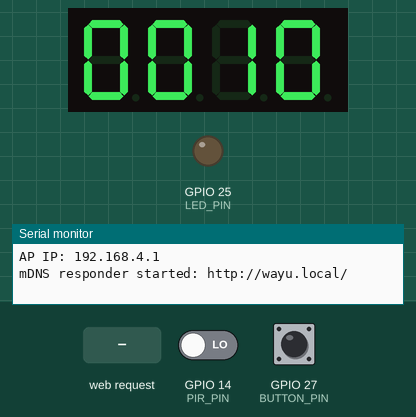
Recording of a sketch running on a simulated ESP32. On the bench: 4-digit seven-segment display, output pins drawn as LEDs (lit = HIGH), the last lines printed to the serial monitor. The inputs (shaded band) are chosen by the test bench; at power-on: GPIO 27 (BUTTON_PIN) HIGH, GPIO 14 (PIR_PIN) LOW.

Above: at 1.2 s.
1.3 s: HTTP request GET /api/light?on=1 received
At 2.1 s:
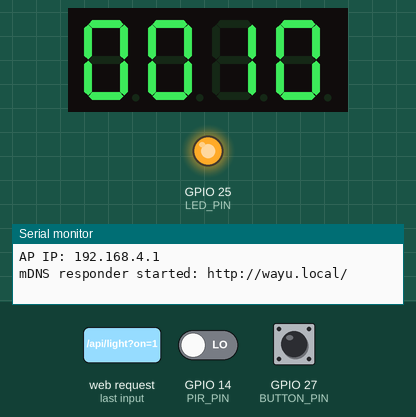
4.3 s: GPIO 27 (BUTTON_PIN) pulled LOW for 0.15 s
At 5.5 s:
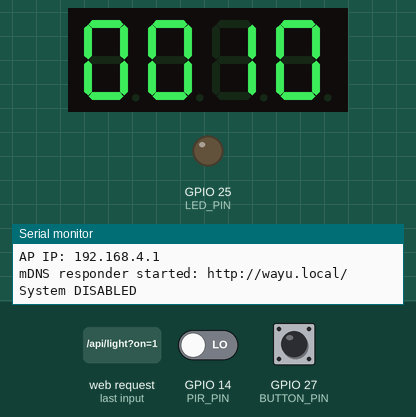
5.9 s: GPIO 27 (BUTTON_PIN) pulled LOW for 1 s
8.4 s: HTTP request GET /api/light?on=0 received
At 10.2 s:
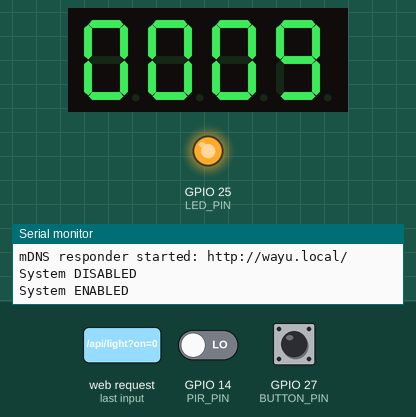
11.4 s: HTTP request GET /api/light?sec=1&on=1&off=1 received
At 12.6 s:
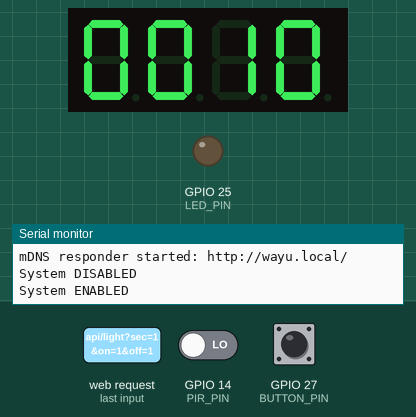
12.9 s: GPIO 14 (PIR_PIN) driven HIGH
At 13.9 s:
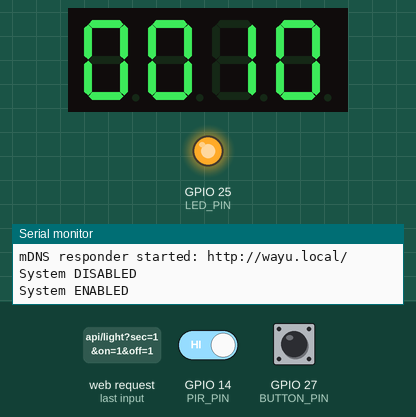
Timing chart, 0 to 15.4 s (numbered marks = the images above; inputs shaded):
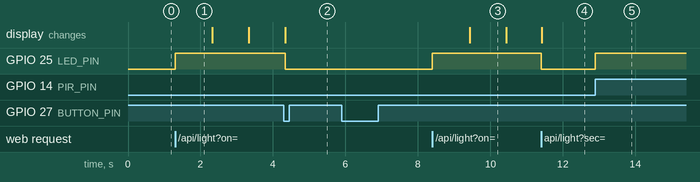

Measured:
- after the input at 1.3 s, GPIO 25 (LED_PIN): LOW → HIGH at once
- after the input at 4.3 s, GPIO 25 (LED_PIN): HIGH → LOW at once
- after the input at 8.4 s, GPIO 25 (LED_PIN): LOW → HIGH at once; the display: changes after 1.0 s (image 3)
- after the input at 11.4 s, GPIO 25 (LED_PIN): HIGH → LOW at once
- after the input at 12.9 s, GPIO 25 (LED_PIN): LOW → HIGH at once

The sketch:

Fai-autchariya.ino
```cpp
#include <WiFi.h>
#include <WebServer.h>
#include <TM1637Display.h>
  #include <ESPmDNS.h>


// ---------- Wi-Fi AP ----------
const char* AP_SSID = "FaiAutchariya";
const char* AP_PASS = "12345678";   // ต้อง >= 8 ตัว

// ---------- Pins ----------
#define LED_PIN      25   // LED หรือ MOSFET gate
#define PIR_PIN      14   // PIR OUT
#define TM_CLK_PIN   23   // TM1637 CLK
#define TM_DIO_PIN   22   // TM1637 DIO
#define BUTTON_PIN   27   // ปุ่ม toggle "สวิตช์หลัก" (ต่อกับ GND)

// ---------- Globals ----------
WebServer server(80);
TM1637Display display(TM_CLK_PIN, TM_DIO_PIN);

unsigned long countdownSeconds = 10;
unsigned long countdownStartMillis = 0;
bool countdownRunning = false;
bool lightOn = false;
bool systemEnabled = true;  // true=เปิดระบบ, false=ปิดระบบ

// ปุ่ม (debounce)
bool lastBtn = HIGH;
unsigned long lastDebounce = 0;
const unsigned long DEBOUNCE_MS = 40;

// ---------- Helpers ----------
void applySystem(bool enable) {
  systemEnabled = enable;
  if (!systemEnabled) {
    // ปิดทุกอย่างเหมือนเบรกเกอร์
    lightOn = false;
    countdownRunning = false;
    digitalWrite(LED_PIN, LOW);
    pinMode(LED_PIN, INPUT);           // High-Z ลด leakage ถ้าขับ MOSFET/รีเลย์
    display.showNumberDec(countdownSeconds, true);
  } else {
    pinMode(LED_PIN, OUTPUT);
    digitalWrite(LED_PIN, LOW);
  }
}

void setLight(bool on) {
  if (!systemEnabled) on = false;      // ถ้าปิดระบบ บังคับปิดเสมอ
  lightOn = on;
  pinMode(LED_PIN, OUTPUT);            // เผื่อเคย High-Z
  digitalWrite(LED_PIN, on ? HIGH : LOW);
  if (on) {
    countdownStartMillis = millis();
    countdownRunning = true;
  } else {
    countdownRunning = false;
    display.showNumberDec(countdownSeconds, true);
  }
}

// ---------- Web UI ----------
void handleRoot() {
  String html = R"HTML(
<!doctype html><html lang="th"><head><meta charset="utf-8">
<meta name="viewport" content="width=device-width, initial-scale=1">
<title>ไฟตรวจจับการเคลื่อนไหว (ESP32)</title>
<style>
:root{--bg:#0b1220;--card:#131c2b;--edge:#23314a;--txt:#e8ecf1}
body{margin:0;background:var(--bg);color:var(--txt);font-family:-apple-system,Segoe UI,Roboto,Arial,sans-serif}
.wrap{max-width:720px;margin:0 auto;padding:20px}
.card{background:var(--card);border:1px solid var(--edge);border-radius:16px;padding:20px}
h1{margin:0 0 12px;font-size:22px}
.row{display:flex;align-items:center;gap:12px;flex-wrap:wrap}
.pill{padding:6px 12px;border-radius:999px;border:1px solid var(--edge);background:#1a2640;font-weight:600}
.state{background:#0f2a1d;border-color:#2a5d41}
.state.off{background:#2a0f0f;border-color:#5d2a2a}
#cd{font-size:40px;font-weight:800;font-family:ui-monospace,Consolas,monospace;margin:8px 0 14px}
input[type=number]{background:#0e1626;color:var(--txt);border:1px solid var(--edge);border-radius:10px;padding:10px;width:140px}
button{background:#2a3b5f;border:1px solid #40598f;color:var(--txt);padding:10px 16px;border-radius:12px;font-weight:700;cursor:pointer}
button:disabled{opacity:.5;cursor:not-allowed}
.muted{opacity:.8}
.footer{opacity:.6;font-size:13px;margin-top:10px}
.switch{position:relative;display:inline-block;width:64px;height:36px}
.switch input{display:none}
.slider{position:absolute;cursor:pointer;top:0;left:0;right:0;bottom:0;background:#5b677e;border-radius:999px;transition:.2s}
.slider:before{position:absolute;content:"";height:28px;width:28px;left:4px;top:4px;background:white;border-radius:50%;transition:.2s}
input:checked + .slider{background:#4cd964}
input:checked + .slider:before{transform:translateX(28px)}
</style>
</head><body>
<div class="wrap">
  <div class="card">
    <h1>ไฟตรวจจับการเคลื่อนไหว (ESP32)</h1>

    <div class="row">
      <div id="sys" class="pill">สวิตช์หลัก: --</div>
      <div id="state" class="pill state off">สถานะไฟ: ปิด</div>
      <div id="delaypill" class="pill">เวลานับถอยหลัง: -- วินาที</div>
    </div>

    <div style="margin:12px 0;">
      <div class="muted">เวลาที่เหลือก่อนปิดอัตโนมัติ (ไม่มีการเคลื่อนไหว):</div>
      <div id="cd">--</div>
    </div>

    <div class="row" style="gap:12px;margin:8px 0 14px;">
      <label class="row" style="gap:10px;align-items:center">
        <span>สวิตช์หลัก</span>
        <label class="switch">
          <input id="mainSwitch" type="checkbox">
          <span class="slider"></span>
        </label>
        <span>เปิด/ปิด</span>
      </label>

      <label class="row" style="gap:10px;align-items:center">
        <span>สวิตช์ไฟ</span>
        <label class="switch">
          <input id="lightSwitch" type="checkbox">
          <span class="slider"></span>
        </label>
        <span>เปิด/ปิด</span>
      </label>

      <form id="f" class="row" onsubmit="return false;">
        <label for="sec">เวลานับถอยหลัง (วินาที)</label>
        <input id="sec" type="number" min="1" max="86400" step="1">
        <button id="save" type="button">บันทึก</button>
      </form>
    </div>

    <div class="footer">หมายเหตุ: เมื่อ <b>ปิดสวิตช์หลัก</b> ระบบจะไม่ตอบสนองต่อการเคลื่อนไหวและไฟจะถูกปิด</div>
  </div>
</div>

<script>
async function getStatus(){ const r = await fetch('/api/status', {cache:'no-store'}); return r.json(); }
async function setDelay(sec){ await fetch('/api/setDelay?sec='+encodeURIComponent(sec)); }
async function setLight(on){ await fetch('/api/light?' + (on ? 'on=1' : 'off=1')); }
async function setSystem(on){ await fetch('/api/system?' + (on ? 'on=1' : 'off=1')); }

const elSys  = document.getElementById('sys');
const elState= document.getElementById('state');
const elDelay= document.getElementById('delaypill');
const elCd   = document.getElementById('cd');
const elMain = document.getElementById('mainSwitch');
const elSw   = document.getElementById('lightSwitch');
const elSec  = document.getElementById('sec');
const elSave = document.getElementById('save');

function fmt(n){ return Math.max(1, Math.floor(Number(n)||1)); }
function applyDisabled(dis){
  if (elSw)  elSw.disabled  = dis;
  if (elSec) elSec.disabled = dis;
  if (elSave)elSave.disabled= dis;
}

async function refresh(){
  try{
    const j = await getStatus();
    if (elMain) { elMain.checked = !!j.enabled; }
    if (elSys)  { elSys.textContent = 'สวิตช์หลัก: ' + (j.enabled ? 'เปิดระบบ' : 'ปิดระบบ'); }
    if (elSw)   { elSw.checked = !!j.light; }
    if (elState){ elState.textContent = 'สถานะไฟ: ' + (j.light ? 'เปิด' : 'ปิด');
                  elState.className = 'pill state ' + (j.light ? '' : 'off'); }
    if (elDelay){ elDelay.textContent = 'เวลานับถอยหลัง: ' + j.delay + ' วินาที'; }
    if (elSec && document.activeElement !== elSec) elSec.value = j.delay; // อย่าเขียนทับตอนกำลังพิมพ์
    if (elCd)   { elCd.textContent = j.remaining + ' s'; }
    applyDisabled(!j.enabled);
  }catch(e){
    // กัน JS หยุดทำงาน
  }
}

if (elMain) elMain.addEventListener('change', async () => { await setSystem(elMain.checked); refresh(); });
if (elSw)   elSw.addEventListener('change',  async () => { await setLight(elSw.checked);   refresh(); });
if (elSave) elSave.addEventListener('click', async () => { const v = fmt(elSec.value);     await setDelay(v); refresh(); });

refresh();
setInterval(refresh, 1000);
</script>
</body></html>
)HTML";

  server.send(200, "text/html; charset=utf-8", html);
}

// ---------- REST ----------
void handleStatus() {
  unsigned long now = millis();
  unsigned long remaining = 0;
  if (systemEnabled && lightOn && countdownRunning) {
    unsigned long elapsed = (now - countdownStartMillis) / 1000UL;
    if (elapsed < countdownSeconds) remaining = countdownSeconds - elapsed;
  }
  String json = "{";
  json += "\"enabled\":";   json += (systemEnabled ? "true" : "false"); json += ",";
  json += "\"light\":";     json += (lightOn ? "true" : "false");        json += ",";
  json += "\"delay\":";     json += countdownSeconds;                    json += ",";
  json += "\"remaining\":"; json += remaining;
  json += "}";

  server.sendHeader("Cache-Control", "no-store");  // กัน cache
  server.send(200, "application/json; charset=utf-8", json);
}

void handleSetDelay() {
  if (!systemEnabled) { server.send(200, "text/plain", "DISABLED"); return; }
  if (server.hasArg("sec")) {
    long v = server.arg("sec").toInt();
    if (v < 1) v = 1;
    if (v > 86400) v = 86400;
    countdownSeconds = (unsigned long)v;
    if (lightOn && countdownRunning) {
      unsigned long elapsed = (millis() - countdownStartMillis) / 1000UL;
      if (elapsed >= countdownSeconds) setLight(false);
    }
  }
  server.send(200, "text/plain; charset=utf-8", "OK");
}

void handleLight() {
  if (!systemEnabled) { server.send(200, "text/plain; charset=utf-8", "DISABLED"); return; }
  if (server.hasArg("on"))  setLight(true);
  if (server.hasArg("off")) setLight(false);
  server.send(200, "text/plain; charset=utf-8", "OK");
}

void handleSystem() {
  if (server.hasArg("on"))  applySystem(true);
  if (server.hasArg("off")) applySystem(false);
  server.send(200, "text/plain; charset=utf-8", "OK");
}

// ---------- Setup ----------
void setup() {
  Serial.begin(115200);

  pinMode(LED_PIN, OUTPUT);
  digitalWrite(LED_PIN, LOW);

  pinMode(PIR_PIN, INPUT);            // HC-SR501 ขับระดับลอจิก
  pinMode(BUTTON_PIN, INPUT_PULLUP);  // ปุ่มต่อกับ GND

  display.setBrightness(0x0f);
  display.showNumberDec(countdownSeconds, true);

  WiFi.mode(WIFI_AP);
  WiFi.softAP(AP_SSID, AP_PASS);
  Serial.print("AP IP: "); Serial.println(WiFi.softAPIP());

  server.on("/",                handleRoot);
  server.on("/api/status",      handleStatus);
  server.on("/api/setDelay",    handleSetDelay);
  server.on("/api/light",       handleLight);
  server.on("/api/system",      handleSystem);
  server.begin();

  if (!MDNS.begin("wayu")) {   // ชื่อเว็บไซต์
    Serial.println("Error setting up MDNS responder!");
  } else {
    Serial.println("mDNS responder started: http://wayu.local/");
  }
}


// ---------- Loop ----------
void loop() {
  server.handleClient();

  // ปุ่มจริง: toggle "สวิตช์หลัก" (debounce + edge)
  bool btn = digitalRead(BUTTON_PIN);          // LOW = กด
  if (btn != lastBtn) { lastDebounce = millis(); lastBtn = btn; }
  if ((millis() - lastDebounce) > DEBOUNCE_MS) {
    static bool lastStable = HIGH;
    if (btn != lastStable) {
      lastStable = btn;
      if (btn == LOW) {                        // กดลง
        applySystem(!systemEnabled);
        Serial.printf("System %s\n", systemEnabled ? "ENABLED" : "DISABLED");
      }
    }
  }

  // PIR ทำงานเมื่อเปิดระบบเท่านั้น
  if (systemEnabled && digitalRead(PIR_PIN) == HIGH) {
    if (!lightOn) setLight(true);
    countdownStartMillis = millis();
    countdownRunning = true;
  }

  // นับถอยหลัง + อัปเดต TM1637
  if (systemEnabled && countdownRunning) {
    unsigned long now = millis();
    unsigned long elapsed = (now - countdownStartMillis) / 1000UL;
    if (elapsed < countdownSeconds) {
      static unsigned long lastDisp = 0;
      if (now - lastDisp > 200) {
        lastDisp = now;
        display.showNumberDec(countdownSeconds - elapsed, true);
      }
    } else {
      setLight(false);
    }
  }
}
```
